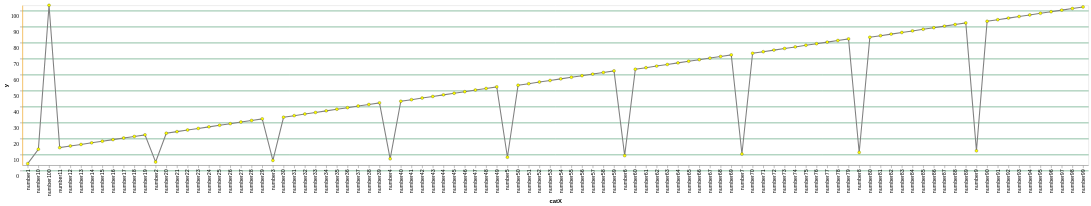

The specification (Vega-Lite) saved for this image:
### Vega-Lite specification from a JSON file in a GitHub repository (floating-point values rounded to 4 significant figures)
{"$schema": "https://vega.github.io/schema/vega-lite/v5.json", "config": {"axisQuantitative": {"domainColor": "orange", "gridColor": "seagreen", "labelFont": "Comic Sans MS", "labelOffset": 10, "tickOffset": 10}, "axisTemporal": {"domainColor": "brown", "domainDash": [4, 2], "grid": false, "labelColor": "purple"}, "line": {"stroke": "gray", "strokeWidth": 2}, "point": {"fill": "yellow", "stroke": "black", "strokeOpacity": 0.4, "strokeWidth": 1}}, "data": {"values": [{"catX": "1", "x": 1, "y": 1}, {"catX": "2", "x": 2, "y": 2}, {"catX": "3", "x": 3, "y": 3}, {"catX": "4", "x": 4, "y": 4}, {"catX": "5", "x": 5, "y": 5}, {"catX": "6", "x": 6, "y": 6}, {"catX": "7", "x": 7, "y": 7}, {"catX": "8", "x": 8, "y": 8}, {"catX": "9", "x": 9, "y": 9}, {"catX": "10", "x": 10, "y": 10}, {"catX": "11", "x": 11, "y": 11}, {"catX": "12", "x": 12, "y": 12}, {"catX": "13", "x": 13, "y": 13}, {"catX": "14", "x": 14, "y": 14}, {"catX": "15", "x": 15, "y": 15}, {"catX": "16", "x": 16, "y": 16}, {"catX": "17", "x": 17, "y": 17}, {"catX": "18", "x": 18, "y": 18}, {"catX": "19", "x": 19, "y": 19}, {"catX": "20", "x": 20, "y": 20}, {"catX": "21", "x": 21, "y": 21}, {"catX": "22", "x": 22, "y": 22}, {"catX": "23", "x": 23, "y": 23}, {"catX": "24", "x": 24, "y": 24}, {"catX": "25", "x": 25, "y": 25}, {"catX": "26", "x": 26, "y": 26}, {"catX": "27", "x": 27, "y": 27}, {"catX": "28", "x": 28, "y": 28}, {"catX": "29", "x": 29, "y": 29}, {"catX": "30", "x": 30, "y": 30}, {"catX": "31", "x": 31, "y": 31}, {"catX": "32", "x": 32, "y": 32}, {"catX": "33", "x": 33, "y": 33}, {"catX": "34", "x": 34, "y": 34}, {"catX": "35", "x": 35, "y": 35}, {"catX": "36", "x": 36, "y": 36}, {"catX": "37", "x": 37, "y": 37}, {"catX": "38", "x": 38, "y": 38}, {"catX": "39", "x": 39, "y": 39}, {"catX": "40", "x": 40, "y": 40}, {"catX": "41", "x": 41, "y": 41}, {"catX": "42", "x": 42, "y": 42}, {"catX": "43", "x": 43, "y": 43}, {"catX": "44", "x": 44, "y": 44}, {"catX": "45", "x": 45, "y": 45}, {"catX": "46", "x": 46, "y": 46}, {"catX": "47", "x": 47, "y": 47}, {"catX": "48", "x": 48, "y": 48}, {"catX": "49", "x": 49, "y": 49}, {"catX": "50", "x": 50, "y": 50}, {"catX": "51", "x": 51, "y": 51}, {"catX": "52", "x": 52, "y": 52}, {"catX": "53", "x": 53, "y": 53}, {"catX": "54", "x": 54, "y": 54}, {"catX": "55", "x": 55, "y": 55}, {"catX": "56", "x": 56, "y": 56}, {"catX": "57", "x": 57, "y": 57}, {"catX": "58", "x": 58, "y": 58}, {"catX": "59", "x": 59, "y": 59}, {"catX": "60", "x": 60, "y": 60}, {"catX": "61", "x": 61, "y": 61}, {"catX": "62", "x": 62, "y": 62}, {"catX": "63", "x": 63, "y": 63}, {"catX": "64", "x": 64, "y": 64}, {"catX": "65", "x": 65, "y": 65}, {"catX": "66", "x": 66, "y": 66}, {"catX": "67", "x": 67, "y": 67}, {"catX": "68", "x": 68, "y": 68}, {"catX": "69", "x": 69, "y": 69}, {"catX": "70", "x": 70, "y": 70}, {"catX": "71", "x": 71, "y": 71}, {"catX": "72", "x": 72, "y": 72}, {"catX": "73", "x": 73, "y": 73}, {"catX": "74", "x": 74, "y": 74}, {"catX": "75", "x": 75, "y": 75}, {"catX": "76", "x": 76, "y": 76}, {"catX": "77", "x": 77, "y": 77}, {"catX": "78", "x": 78, "y": 78}, {"catX": "79", "x": 79, "y": 79}, {"catX": "80", "x": 80, "y": 80}, {"catX": "81", "x": 81, "y": 81}, {"catX": "82", "x": 82, "y": 82}, {"catX": "83", "x": 83, "y": 83}, {"catX": "84", "x": 84, "y": 84}, {"catX": "85", "x": 85, "y": 85}, {"catX": "86", "x": 86, "y": 86}, {"catX": "87", "x": 87, "y": 87}, {"catX": "88", "x": 88, "y": 88}, {"catX": "89", "x": 89, "y": 89}, {"catX": "90", "x": 90, "y": 90}, {"catX": "91", "x": 91, "y": 91}, {"catX": "92", "x": 92, "y": 92}, {"catX": "93", "x": 93, "y": 93}, {"catX": "94", "x": 94, "y": 94}, {"catX": "95", "x": 95, "y": 95}, {"catX": "96", "x": 96, "y": 96}, {"catX": "97", "x": 97, "y": 97}, {"catX": "98", "x": 98, "y": 98}, {"catX": "99", "x": 99, "y": 99}, {"catX": "100", "x": 100, "y": 100}]}, "encoding": {"x": {"axis": {"labelExpr": "'number' + datum.label"}, "field": "catX", "type": "ordinal"}, "y": {"field": "y", "type": "quantitative"}}, "mark": {"point": true, "type": "line"}}
